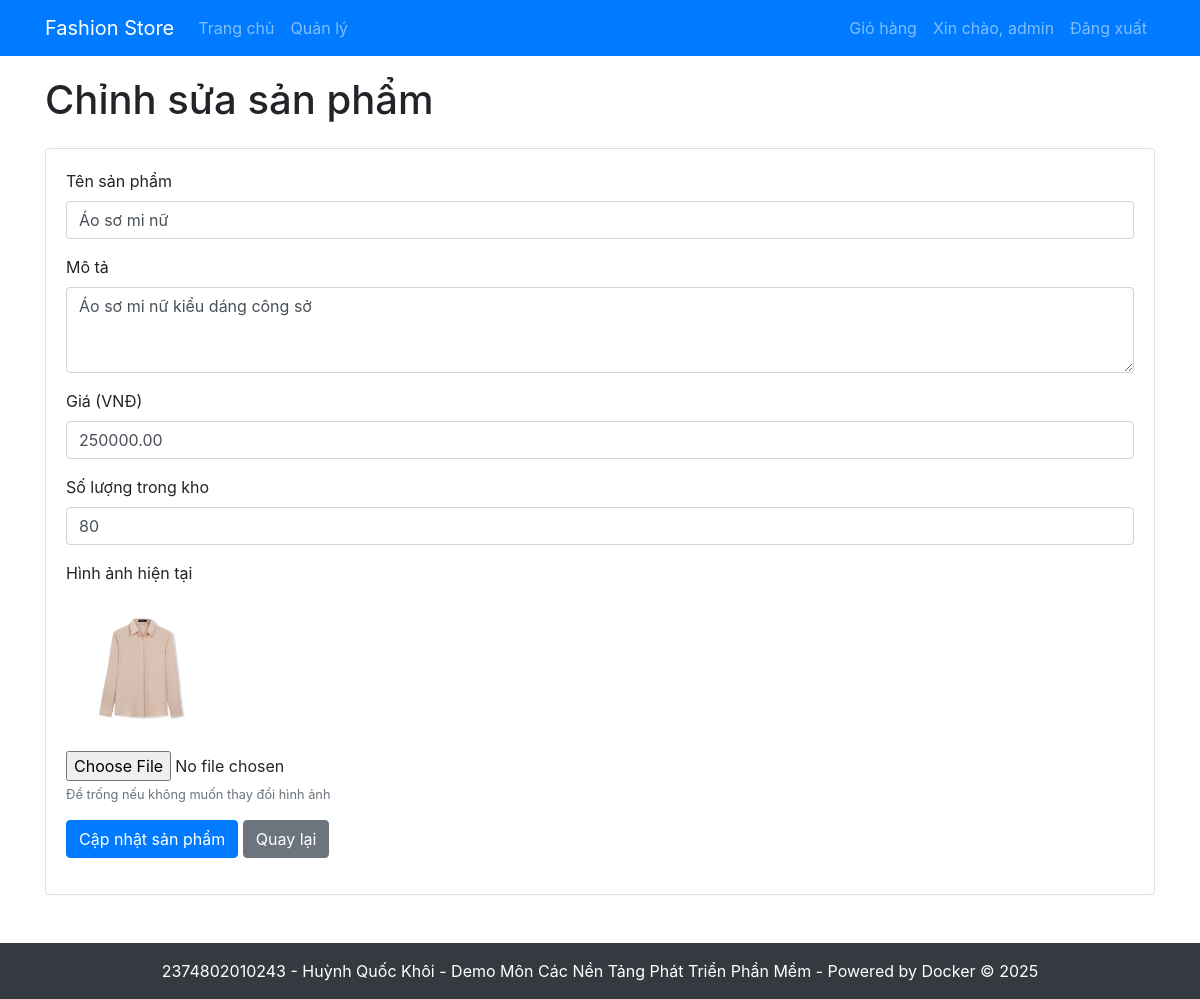
/admin/edit.php?id=2 (signed in), run on the app's committed database.
### tables this page shows
CREATE TABLE products (
    id INT AUTO_INCREMENT PRIMARY KEY,
    name VARCHAR(255) NOT NULL,
    description TEXT,
    price DECIMAL(10, 2) NOT NULL,
    image VARCHAR(255), 
    stock INT DEFAULT 0,
    created_at TIMESTAMP DEFAULT CURRENT_TIMESTAMP
);

### src/admin/edit.php (the view, shortened to what this page needs)
<?php
require_once '../includes/db.php';
$product_id = (int)$_GET['id'];
$sql = "SELECT * FROM products WHERE id = ?";
$stmt = $conn->prepare($sql);
$stmt->bind_param("i", $product_id);
$stmt->execute();
$result = $stmt->get_result();
$product = $result->fetch_assoc();
include '../includes/header.php';
?>
<div class="row">
    <div class="col-md-12">
        <h1 class="mb-4">Chỉnh sửa sản phẩm</h1>
        <div class="card">
            <div class="card-body">
                <form method="post" enctype="multipart/form-data">
                    <div class="form-group">
                        <label for="name">Tên sản phẩm</label>
                        <input type="text" class="form-control" id="name" name="name" value="<?= htmlspecialchars($product['name']) ?>" required>
                    </div>
                    <div class="form-group">
                        <label for="description">Mô tả</label>
                        <textarea class="form-control" id="description" name="description" rows="3"><?= htmlspecialchars($product['description']) ?></textarea>
                    </div>
                    <div class="form-group">
                        <label for="price">Giá (VNĐ)</label>
                        <input type="number" class="form-control" id="price" name="price" value="<?= htmlspecialchars($product['price']) ?>" min="0" required>
                    </div>
                    <div class="form-group">
                        <label for="stock">Số lượng trong kho</label>
                        <input type="number" class="form-control" id="stock" name="stock" value="<?= htmlspecialchars($product['stock']) ?>" min="0" required>
                    </div>
                    <div class="form-group">
                        <label for="image">Hình ảnh hiện tại</label>
                        <?php if (!empty($product['image'])): ?>
                            <div class="mb-2">
                                <img src="../uploads/<?= htmlspecialchars($product['image']) ?>" width="150" alt="<?= htmlspecialchars($product['name']) ?>">
                            </div>
                        <?php else: ?>
                            <div class="text-muted mb-2">Chưa có hình ảnh</div>
                        <?php endif; ?>
                        <input type="file" class="form-control-file" id="image" name="image">
                        <small class="form-text text-muted">Để trống nếu không muốn thay đổi hình ảnh</small>
                    </div>
                    <div class="form-group">
                        <button type="submit" class="btn btn-primary">Cập nhật sản phẩm</button>
                        <a href="index.php" class="btn btn-secondary">Quay lại</a>
                    </div>
                </form>
            </div>
        </div>
    </div>
</div>
<?php include '../includes/footer.php'; ?>

### data on the page
products: name "Áo sơ mi nữ", description "Áo sơ mi nữ kiểu dáng công sở", price "250000.00", stock "80", image (picture)

### other printed values
$_SESSION['username'] "admin"
